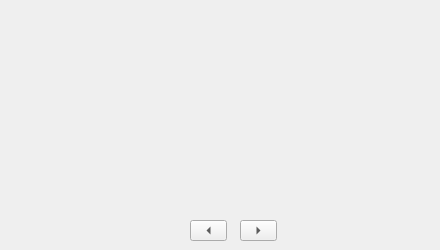
<?xml version="1.0" encoding="UTF-8"?>
<ui version="4.0">
 <class>MainWindow</class>
 <widget class="QMainWindow" name="MainWindow">
  <property name="geometry">
   <rect>
    <x>0</x>
    <y>0</y>
    <width>440</width>
    <height>250</height>
   </rect>
  </property>
  <property name="windowTitle">
   <string>MainWindow</string>
  </property>
  <widget class="QWidget" name="centralWidget">
   <widget class="QToolButton" name="toolButton">
    <property name="geometry">
     <rect>
      <x>190</x>
      <y>220</y>
      <width>37</width>
      <height>21</height>
     </rect>
    </property>
    <property name="text">
     <string>...</string>
    </property>
    <property name="arrowType">
     <enum>Qt::LeftArrow</enum>
    </property>
   </widget>
   <widget class="QToolButton" name="toolButton_2">
    <property name="geometry">
     <rect>
      <x>240</x>
      <y>220</y>
      <width>37</width>
      <height>21</height>
     </rect>
    </property>
    <property name="text">
     <string>...</string>
    </property>
    <property name="arrowType">
     <enum>Qt::RightArrow</enum>
    </property>
   </widget>
  </widget>
 </widget>
 <layoutdefault spacing="6" margin="11"/>
 <resources/>
 <connections/>
</ui>
